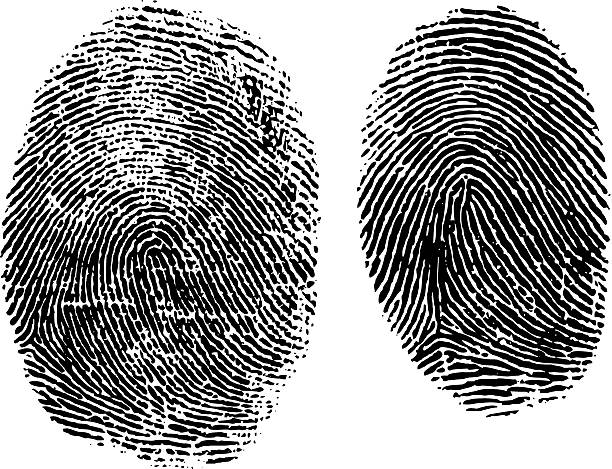
#> input picture Primo Anno/Computer Vision/Tutoring/Tutorato01/Dataset/fingerprint.jpg, 612 x 469 px, found by its file name
$ python Filtering.py
#> lines starting #> are read from the running program, lines starting #| are printed output that depends on the picture; after the words box and inside, x2 and y2 are one past the last pixel; in counts of white or black regions, pixels touching at a corner belong together
#> further down, image_bgr is the input picture: shape (469, 612, 3); min 0, max 255, mean 152.6
import cv2
import numpy as np
import matplotlib.pyplot as plt

def show_images(suptitle, image_list, title_list, rows=1, cols=3, cmap=None):
    """Function to display multiple images dynamically with titles"""
    plt.figure(figsize=(15, 5))
    plt.suptitle(suptitle, fontsize=15, fontweight='bold')
    for i, (img, title) in enumerate(zip(image_list, title_list)):
        plt.subplot(rows, cols, i+1)
        plt.imshow(img, cmap=cmap)
        plt.title(title)
        plt.axis("off")  # Hide axis
    plt.show()


# --- MANUAL FILTERING ---
def wrappingImage(img, kernelSize: int):
    """
    Extend the image boundaries using wrapping (mirroring) to handle kernel operations.
    This prevents border artifacts when applying mean or median filters.
    """
#> called with kernelSize = 5
    w = kernelSize // 2  # Width of the padding (half the kernel size)

    # Fetch first and last rows for wrapping (mirror effect)
    fetchFirstRows = img[0:w, :]
    fetchLastRows = img[-w:, :]

    imgWrapped = img.copy()
    imgWrapped = np.insert(imgWrapped, 0, fetchLastRows, axis=0)
    imgWrapped = np.append(imgWrapped, fetchFirstRows, axis=0)
#> imgWrapped: shape (473, 612, 3)

    # Fetch first and last columns for wrapping
    fetchFirstCols = imgWrapped[:, 0:w]
    fetchLastCols = imgWrapped[:, -w:]

    imgWrapped = np.concatenate((fetchLastCols, imgWrapped), axis=1)
#> imgWrapped: shape (473, 614, 3)
    imgWrapped = np.append(imgWrapped, fetchFirstCols, axis=1)
#> imgWrapped: shape (473, 616, 3)

    return imgWrapped


def meanFilter(originalImg, wrappedImage, kernelSize: int):
    """
    Applies a Mean Filter to remove noise by averaging pixel values within a kernel.
    """
#> called with kernelSize = 5
    filteredImage = np.zeros(originalImg.shape, dtype=np.int32)
    image_h, image_w = originalImg.shape[0], originalImg.shape[1]
#> image_h = 469; image_w = 612
    w = kernelSize // 2  # Half-size of the kernel

    # Traverse through the image
    for i in range(w, image_h - w):
        for j in range(w, image_w - w):
            total = [0, 0, 0]  # Store RGB sum

            # Apply kernel window
            for m in range(kernelSize):
                for n in range(kernelSize):
                    total += wrappedImage[i - w + m][j - w + n]  # Sum values in the kernel

            # Compute the mean
            filteredImage[i - w][j - w] = total // (kernelSize * kernelSize)

    return filteredImage


def medianFilter(originalImg, wrappedImage, kernelSize: int):
    """
    Applies a Median Filter to reduce noise by replacing each pixel with the median of its neighborhood.
    """
#> called with kernelSize = 5
    filteredImage = np.zeros(originalImg.shape, dtype=np.int32)
    image_h, image_w = originalImg.shape[0], originalImg.shape[1]
#> image_h = 469; image_w = 612
    w = kernelSize // 2

    # Traverse the image
    for i in range(w, image_h - w):
        for j in range(w, image_w - w):
            # Extract the kernel region
            overlapImg = wrappedImage[i - w:i + w + 1, j - w:j + w + 1]  # Crop the area

            # Compute the median for each channel (RGB)
            filteredImage[i][j] = np.median(overlapImg.reshape(-1, 3), axis=0)
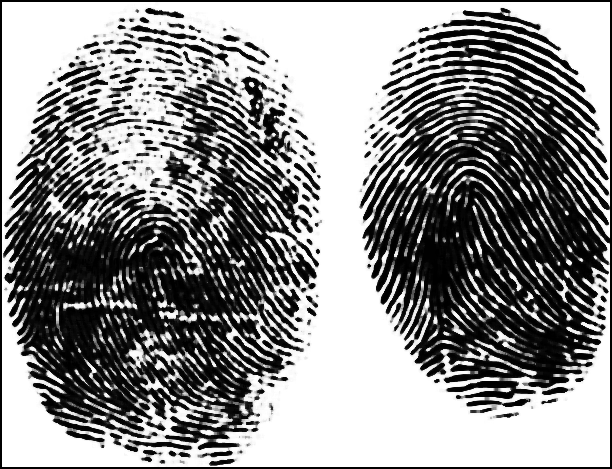
#> filteredImage: shape (469, 612, 3) int32; min 0, max 255, mean 141.9

    return filteredImage

# Reading the image
image_path = "/Volumes/SSD Esterna/Progetti/ComputerVision/Tutoring/Tutorato01/Dataset/fingerprint.jpg"
image_bgr = cv2.imread(image_path)
image_rgb = cv2.cvtColor(image_bgr, cv2.COLOR_BGR2RGB)

kernel_size = 5  # TRY WITH DIFFERENT KERNEL SIZES ##
wrapped_img = wrappingImage(image_rgb, kernel_size) # Apply image wrapping
mean_filtered = meanFilter(image_rgb, wrapped_img, kernel_size) # Apply Mean Filter
median_filtered = medianFilter(image_rgb, wrapped_img, kernel_size) # Apply Median Filter

show_images(
    "Manual Filtering",
    [image_rgb, wrapped_img, mean_filtered, median_filtered],
    ["Original (RGB)", "Wrapped Image", "Mean Filter", "Median Filter"],
    rows=1, cols=4
)
#> the loop in show_images, `for i, (img, title) in enumerate(zip(image_list, title_list)):` made 4 passes
#> title on passes 1 to 4: 'Original (RGB)', 'Wrapped Image', 'Mean Filter', 'Median Filter'


# --- FILTERING WITH OPENCV ---

image_mean = cv2.GaussianBlur(image_rgb, (5, 5), 0) # Apply Mean filter
image_median = cv2.medianBlur(image_rgb, 5) # Apply Median filter
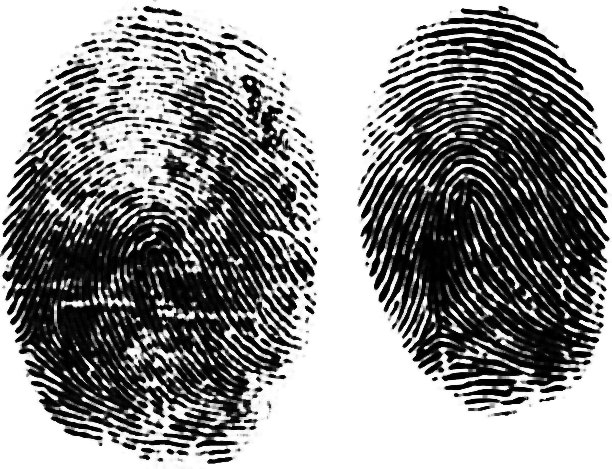
#> image_median: shape (469, 612, 3); min 0, max 255, mean 145.7

show_images(
    "Filtering with OPEN CV",
    [image_rgb, image_mean, image_median],
    ["Original (RGB)", "Mean Blur", "Median Filter"]
)
#> the loop in show_images (call 2), `for i, (img, title) in enumerate(zip(image_list, title_list)):` made 3 passes


# --- FILTERING WITH KERNELS ---

# Define sharpening kernels
kernel_laplacian = np.array([[0, 1, 0], ## YOUR CODE HERE ##
                             [1, -4, 1],
                             [0, 1, 0]])

kernel_sobel_x = np.array([[-1, 0, 1], ## YOUR CODE HERE ##
                           [-2, 0, 2],
                           [-1, 0, 1]])

kernel_sobel_y = np.array([[-1, -2, -1], ## YOUR CODE HERE ##
                           [0,  0,  0],
                           [1,  2,  1]])

kernel_emboss = np.array([[-2, -1, 0], ## YOUR CODE HERE ##
                          [-1,  1, 1],
                          [ 0,  1, 2]])

# Apply kernels to the original image
image_Laplacian = cv2.filter2D(image_rgb, -1, kernel_laplacian)## YOUR CODE HERE ##
image_Sobel_X = cv2.filter2D(image_rgb, -1, kernel_sobel_x) ## YOUR CODE HERE ##
image_Sobel_Y = cv2.filter2D(image_rgb, -1, kernel_sobel_y) ## YOUR CODE HERE ##
image_Emboss = cv2.filter2D(image_rgb, -1, kernel_emboss) ## YOUR CODE HERE ##
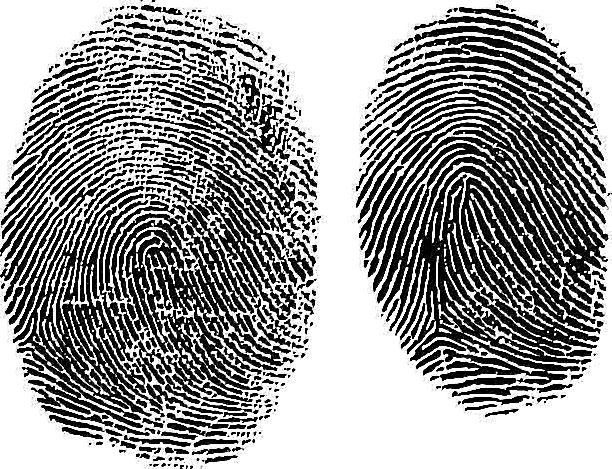
#> image_Emboss: shape (469, 612, 3); min 0, max 255, mean 153.9


# Display the images
show_images(
    "Kernel Filtering",
    [image_rgb, image_Laplacian, image_Sobel_X, image_Sobel_Y, image_Emboss],
    ["Original (RGB)", "Laplacian", "Sobel X", "Sobel Y", "Emboss"],
    rows=1, cols=5
)

# --- IMAGE SMOOTHING AND SHARPENING USING FREQUENCY FILTERING ---


image_gray = cv2.imread(image_path, cv2.IMREAD_GRAYSCALE)
#> image_gray: shape (469, 612); min 0, max 255, mean 152.6
# Compute the Discrete Fourier Transform (DFT)
dft = np.fft.fft2(image_gray)  ## YOUR CODE HERE ##

# Shift the zero frequency component to the center
dft_shift = np.fft.fftshift(dft) ## YOUR CODE HERE ##

# Get the amplitude & Phase Spectrum
# Magnitude of the transformation
amplitude = np.abs(dft_shift) ## YOUR CODE HERE ##
# Phase of the transformation
phase = np.angle(dft_shift) ## YOUR CODE HERE ##

# Apply log to improve the amplitude visualization
# log(1 + amplitude) to normalize
amplitude_log = np.log1p(amplitude) ## YOUR CODE HERE ##
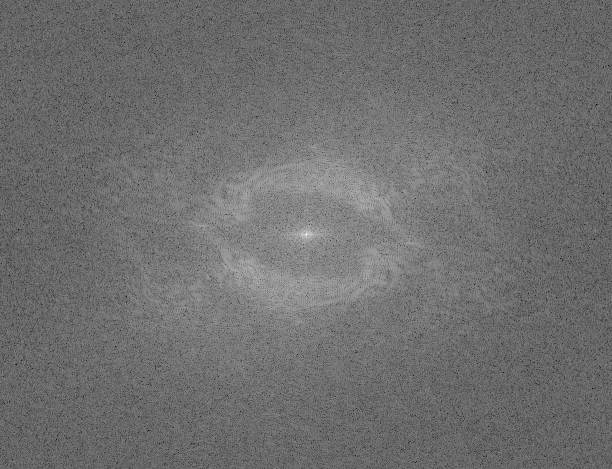
#> amplitude_log: shape (469, 612) float64; min 3.99, max 17.6, mean 9.91; drawn with min black and max white

# Display the images
show_images(
    "Amplitude and Phase with Fourier Transform",
    [image_gray, amplitude_log, phase],
    ["Original (Gray)", "Amplitude Spectrum", "Phase Spectrum"],
    rows=1, cols=3,
    cmap='gray'
)


# Get image dimensions
rows, cols = image_gray.shape ## YOUR CODE HERE ##
#> rows = 469; cols = 612
# Center coordinates
crow, ccol = rows // 2, cols // 2 # YOUR CODE HERE ##
#> crow = 234; ccol = 306

# Create a Low-Pass Filter (LPF)
radius = 30  # Change the radius to control the effect
low_pass = np.zeros((rows, cols), np.uint8) ## YOUR CODE HERE ##
# Circular LPF
cv2.circle(low_pass, (ccol, crow), radius, 1, -1) ## YOUR CODE HERE ##
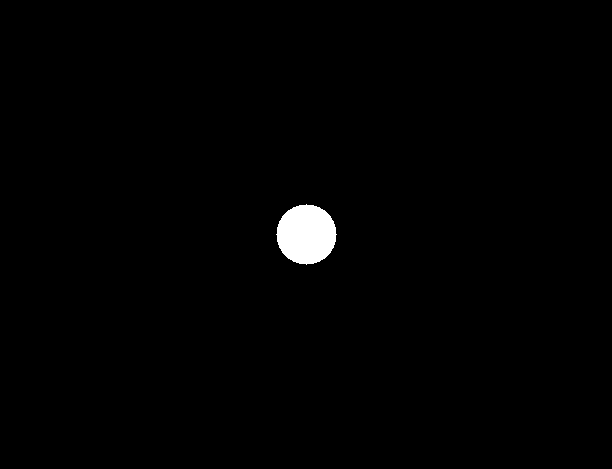
#> low_pass: shape (469, 612); values 0 (black) and 1 (white), 0.98% white; 1 white region, box (x1, y1, x2, y2) and area: (276, 204, 337, 265) 2821

# Create a High-Pass Filter (HPF)
high_pass = np.ones((rows, cols), np.uint8)
# Circular HPF
cv2.circle(high_pass, (ccol, crow), radius, 0, -1) # YOUR CODE HERE ##

# Apply filters in the frequency domain
dft_low = dft_shift * low_pass ## YOUR CODE HERE ##
dft_high = dft_shift * high_pass ## YOUR CODE HERE ##

# Inverse Fourier Transform to get back the spatial domain images
image_low = np.fft.ifft2(np.fft.ifftshift(dft_low)).real ## YOUR CODE HERE ##
image_high = np.fft.ifft2(np.fft.ifftshift(dft_high)).real # YOUR CODE HERE #
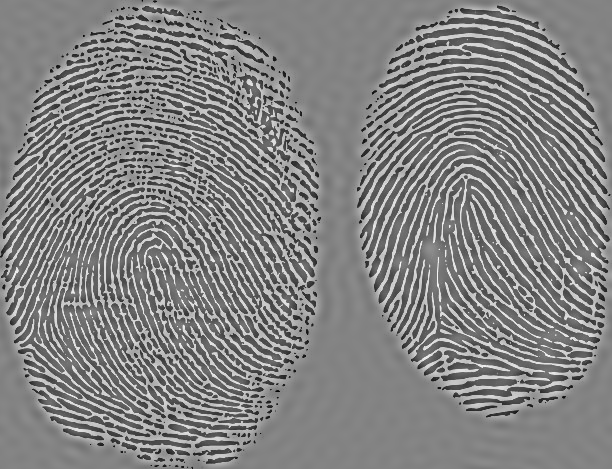
#> image_high: shape (469, 612) float64; min -267.8, max 251.5, mean 0; drawn with min black and max white


# Display the images
show_images(
    "Low Pass and High Pass Filtering",
    [image_gray, image_low, image_high],
    ["Original (Gray)", "Low-Pass Filtered Image (Blurred)", "High-Pass Filtered Image (Enhanced Edges)"],
    rows=1, cols=3,
    cmap='gray'
)


# --- EDGE DETECTION IN FINGERPRINTS ---
# Define a kernel for morphological operations (structural element)
kernel = np.ones((3, 3), np.uint8) # basic rectangular kernel (uniform effect)

# Apply Dilatation first
dilated = cv2.dilate(image_gray, kernel, iterations=1) ## YOUR CODE HERE ##

# Then apply erosion
eroded = cv2.erode(image_gray, kernel, iterations=1) ## YOUR CODE HERE ##

# Final do the subtraction operation
morph_gradient = dilated - eroded ## YOUR CODE HERE ##

# Apply Canny Edge Detection
canny_edges = cv2.Canny(image_gray, 50, 150) ## YOUR CODE HERE
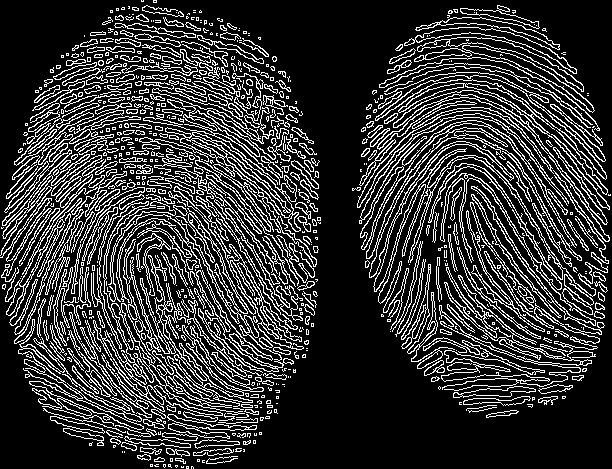
#> canny_edges: shape (469, 612); 20.4% white in thin lines or dots

# Display the images
print('OUTPUT:')
show_images(
    "Edge Detection",
    [image_gray, morph_gradient, canny_edges],
    ["Original (Gray)", "Morphological Gradient", "Canny Edge Detection"],
    rows=1, cols=3,
    cmap='gray'
)
